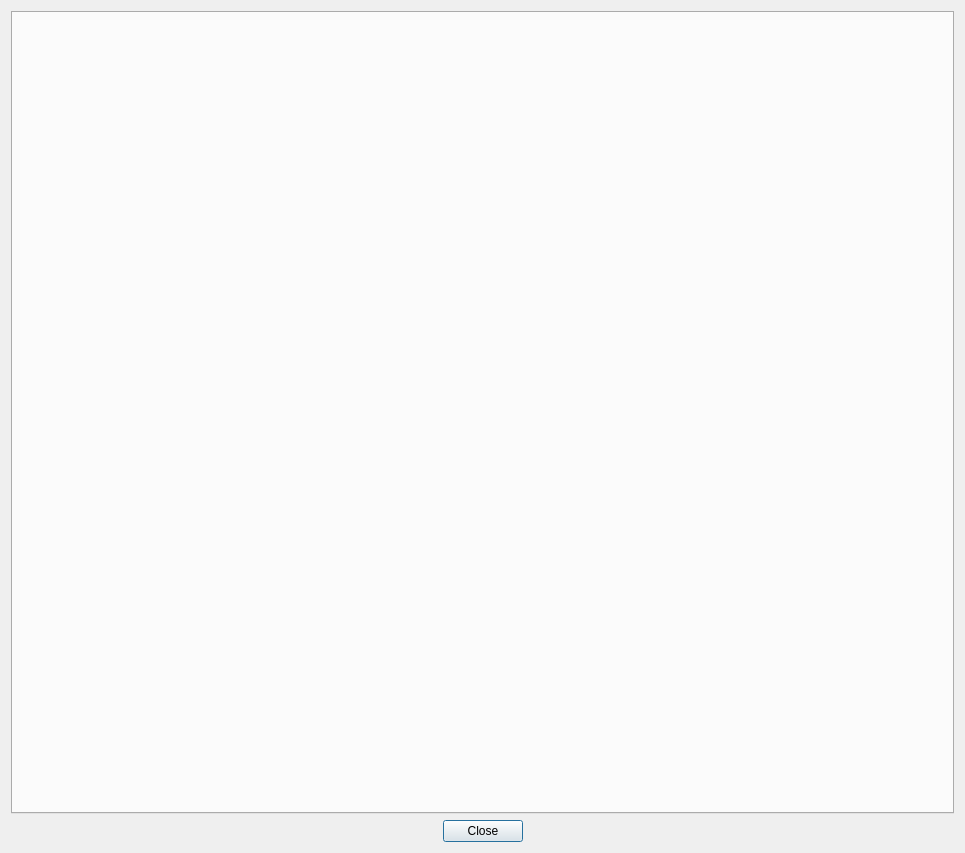
<?xml version="1.0" encoding="UTF-8"?>
<ui version="4.0">
 <class>ML_ImageProcessingDlg</class>
 <widget class="QDialog" name="ML_ImageProcessingDlg">
  <property name="geometry">
   <rect>
    <x>0</x>
    <y>0</y>
    <width>965</width>
    <height>853</height>
   </rect>
  </property>
  <property name="windowTitle">
   <string>ML Image Processing</string>
  </property>
  <property name="autoFillBackground">
   <bool>false</bool>
  </property>
  <layout class="QVBoxLayout" name="verticalLayout">
   <item>
    <widget class="QTabWidget" name="tabWidget">
     <property name="currentIndex">
      <number>-1</number>
     </property>
    </widget>
   </item>
   <item>
    <widget class="QDialogButtonBox" name="buttonBox_close">
     <property name="orientation">
      <enum>Qt::Horizontal</enum>
     </property>
     <property name="standardButtons">
      <set>QDialogButtonBox::Close</set>
     </property>
     <property name="centerButtons">
      <bool>true</bool>
     </property>
    </widget>
   </item>
  </layout>
 </widget>
 <resources/>
 <connections/>
</ui>
